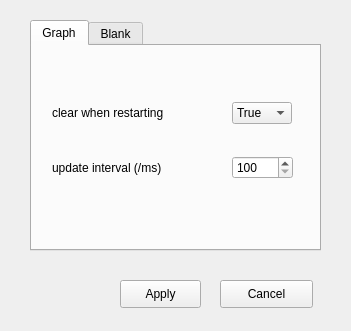
<?xml version="1.0" encoding="UTF-8"?>
<ui version="4.0">
 <class>Form</class>
 <widget class="QWidget" name="Form">
  <property name="geometry">
   <rect>
    <x>0</x>
    <y>0</y>
    <width>351</width>
    <height>331</height>
   </rect>
  </property>
  <property name="windowTitle">
   <string>Form</string>
  </property>
  <widget class="QTabWidget" name="tabWidget">
   <property name="geometry">
    <rect>
     <x>30</x>
     <y>20</y>
     <width>291</width>
     <height>231</height>
    </rect>
   </property>
   <property name="currentIndex">
    <number>0</number>
   </property>
   <widget class="QWidget" name="tab">
    <attribute name="title">
     <string>Graph</string>
    </attribute>
    <widget class="QWidget" name="gridLayoutWidget">
     <property name="geometry">
      <rect>
       <x>20</x>
       <y>30</y>
       <width>241</width>
       <height>131</height>
      </rect>
     </property>
     <layout class="QGridLayout" name="gridLayout">
      <item row="0" column="0">
       <widget class="QLabel" name="label">
        <property name="text">
         <string>clear when restarting</string>
        </property>
       </widget>
      </item>
      <item row="0" column="1">
       <widget class="QComboBox" name="config_graph_clear">
        <property name="sizePolicy">
         <sizepolicy hsizetype="Fixed" vsizetype="Fixed">
          <horstretch>0</horstretch>
          <verstretch>0</verstretch>
         </sizepolicy>
        </property>
        <property name="editable">
         <bool>false</bool>
        </property>
        <property name="currentText">
         <string>True</string>
        </property>
        <property name="currentIndex">
         <number>0</number>
        </property>
        <property name="maxVisibleItems">
         <number>2</number>
        </property>
        <item>
         <property name="text">
          <string>True</string>
         </property>
        </item>
        <item>
         <property name="text">
          <string>False</string>
         </property>
        </item>
       </widget>
      </item>
      <item row="1" column="0">
       <widget class="QLabel" name="label_2">
        <property name="text">
         <string>update interval (/ms)</string>
        </property>
       </widget>
      </item>
      <item row="1" column="1">
       <widget class="QSpinBox" name="config_graph_rate">
        <property name="minimum">
         <number>100</number>
        </property>
        <property name="maximum">
         <number>10000</number>
        </property>
        <property name="singleStep">
         <number>100</number>
        </property>
       </widget>
      </item>
     </layout>
    </widget>
   </widget>
   <widget class="QWidget" name="tab_2">
    <attribute name="title">
     <string>Blank</string>
    </attribute>
   </widget>
  </widget>
  <widget class="QPushButton" name="pushButton_ok">
   <property name="geometry">
    <rect>
     <x>120</x>
     <y>280</y>
     <width>81</width>
     <height>28</height>
    </rect>
   </property>
   <property name="text">
    <string>Apply</string>
   </property>
  </widget>
  <widget class="QPushButton" name="pushButton_cancel">
   <property name="geometry">
    <rect>
     <x>220</x>
     <y>280</y>
     <width>93</width>
     <height>28</height>
    </rect>
   </property>
   <property name="text">
    <string>Cancel</string>
   </property>
  </widget>
 </widget>
 <resources/>
 <connections/>
</ui>
